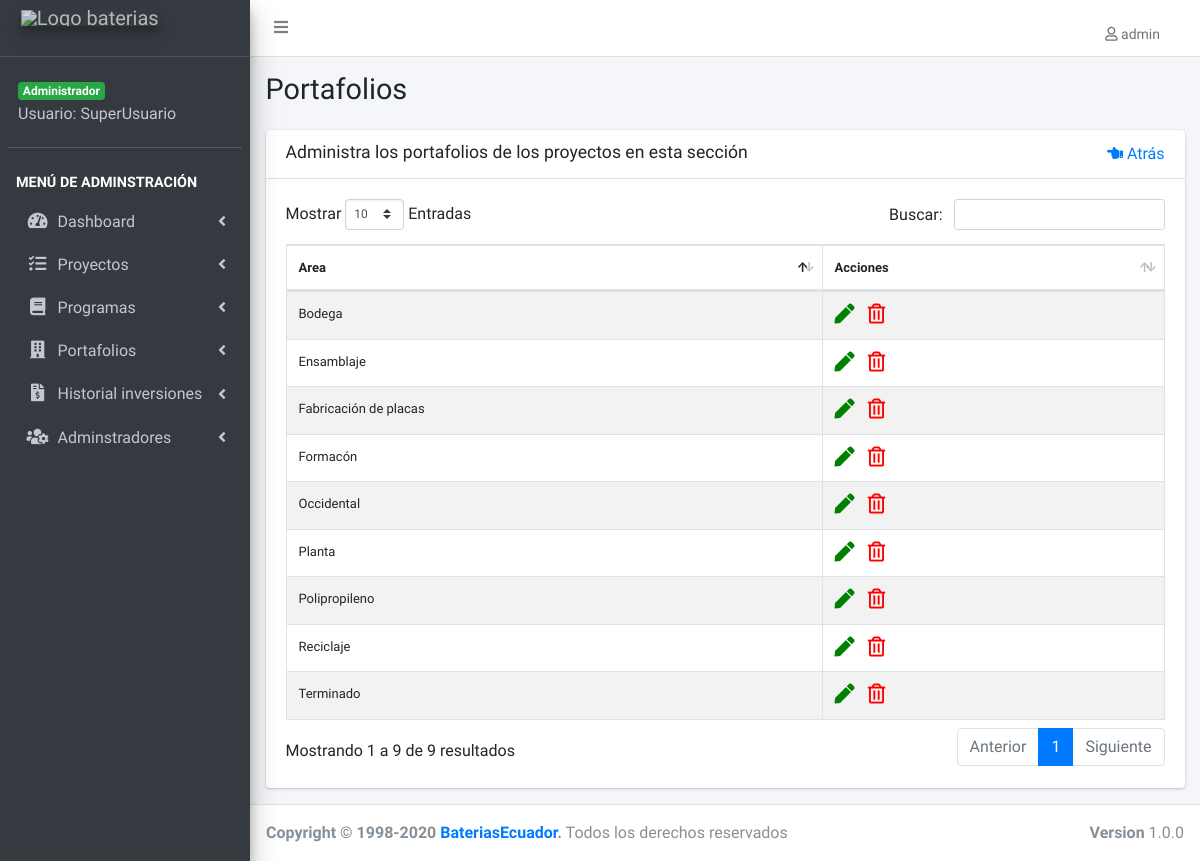
Screenshot of /lista-portafolio.php (signed in) with the database file from the repository.
### tables this page shows
CREATE TABLE IF NOT EXISTS `portafolios` (
  `portafolio_id` int(11) NOT NULL AUTO_INCREMENT,
  `area` varchar(50) NOT NULL DEFAULT '',
  `editado` datetime DEFAULT NULL,
  PRIMARY KEY (`portafolio_id`),
  UNIQUE KEY `area` (`area`)
);

### lista-portafolio.php (the view, shortened to what this page needs)
<?php
include_once('funciones/funciones.php');
include_once('templates/header.php');
include_once('templates/barra.php');
include_once('templates/navegacion.php');
?>
<div class="content-wrapper">
  <section class="content-header">
    <div class="container-fluid">
      <div class="row mb-2">
        <div class="col-sm-6">
          <h1>Portafolios</h1>
        </div>
      </div>
    </div>
  </section>
  <section class="content">
    <div class="container-fluid">
      <div class="row">
        <div class="col-12">
          <div class="card">
            <div class="card-header">
              <h3 class="card-title">Administra los portafolios de los proyectos en esta sección </h3>
              <a id="lista" href="#" class="float-right"><i class="fas fa-hand-point-left"></i> Atrás</a>
            </div>
            <div class="card-body">
              <table id="registros" class="table table-bordered table-striped">
                <thead>
                  <tr>
                    <th>Area</th>
                    <th>Acciones</th>
                  </tr>
                </thead>
                <tbody>
                  <?php
                  try {
                    $sql = "SELECT * FROM portafolios";
                    $resultado = $conn->query($sql);
                  } catch (Exception $e) {
                    $error = $e->getMessage();
                    echo $error;
                  }
                  while ($portafolio = $resultado->fetch_assoc()) {
                  ?>
                    <tr>
                      <td><?php echo $portafolio['area']; ?></td>
                      <td>
                      <?php if ($_SESSION['nivel'] == 1) : ?>
                        <a href="editar-portafolio.php?id=<?php echo $portafolio['portafolio_id']; ?>" >
                          <i class="fas fa-pen editar"></i>
                        </a>
                        <a href="#" data-id="<?php echo $portafolio['portafolio_id']; ?>" data-tipo="portafolio" class="borrar_registro">
                          <i class="far fa-trash-alt eliminar"></i>
                        </a>
                        <?php endif; ?>
                      </td>
                    </tr>
                  <?php } ?>
                </tbody>
              </table>
            </div>
          </div>
        </div>
      </div>
    </div>
  </section>
</div>
<?php
include_once('templates/footer.php');
?>

### css/admin.css (style rules this page uses)
#registros { font-size: 13px; }
.editar { font-size: 20px; color: green; margin-right: 10px; }
.eliminar { font-size: 20px; color: red; }

### rows the page displays
portafolios: area "Planta"
portafolios: area "Terminado"
portafolios: area "Bodega"
portafolios: area "Ensamblaje"
portafolios: area "Fabricación de placas"
portafolios: area "Formacón"
portafolios: area "Occidental"
portafolios: area "Polipropileno"
portafolios: area "Reciclaje"

### other values shown
$_SESSION['usuario'] "admin"
$_SESSION['nombre'] "SuperUsuario"
